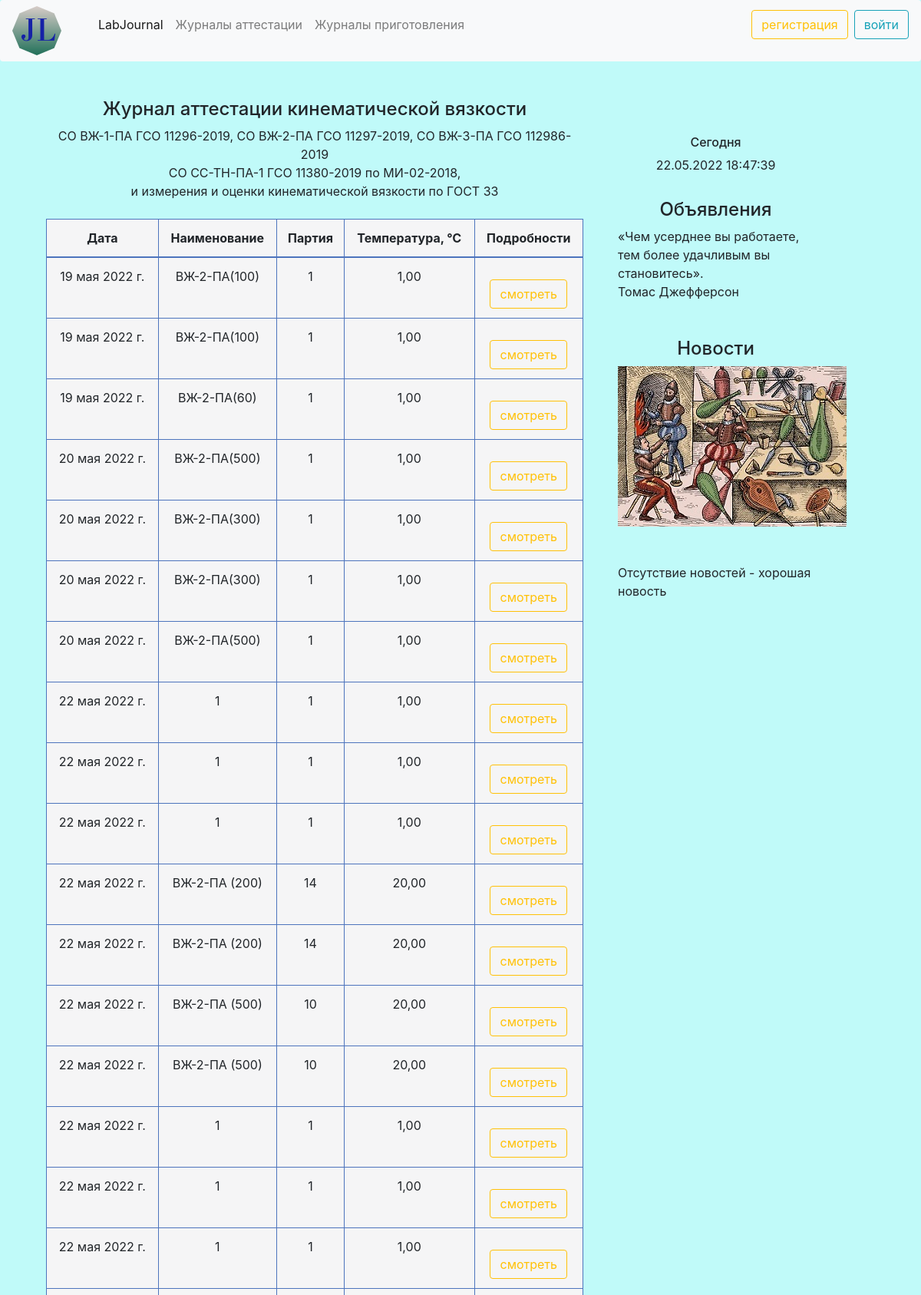
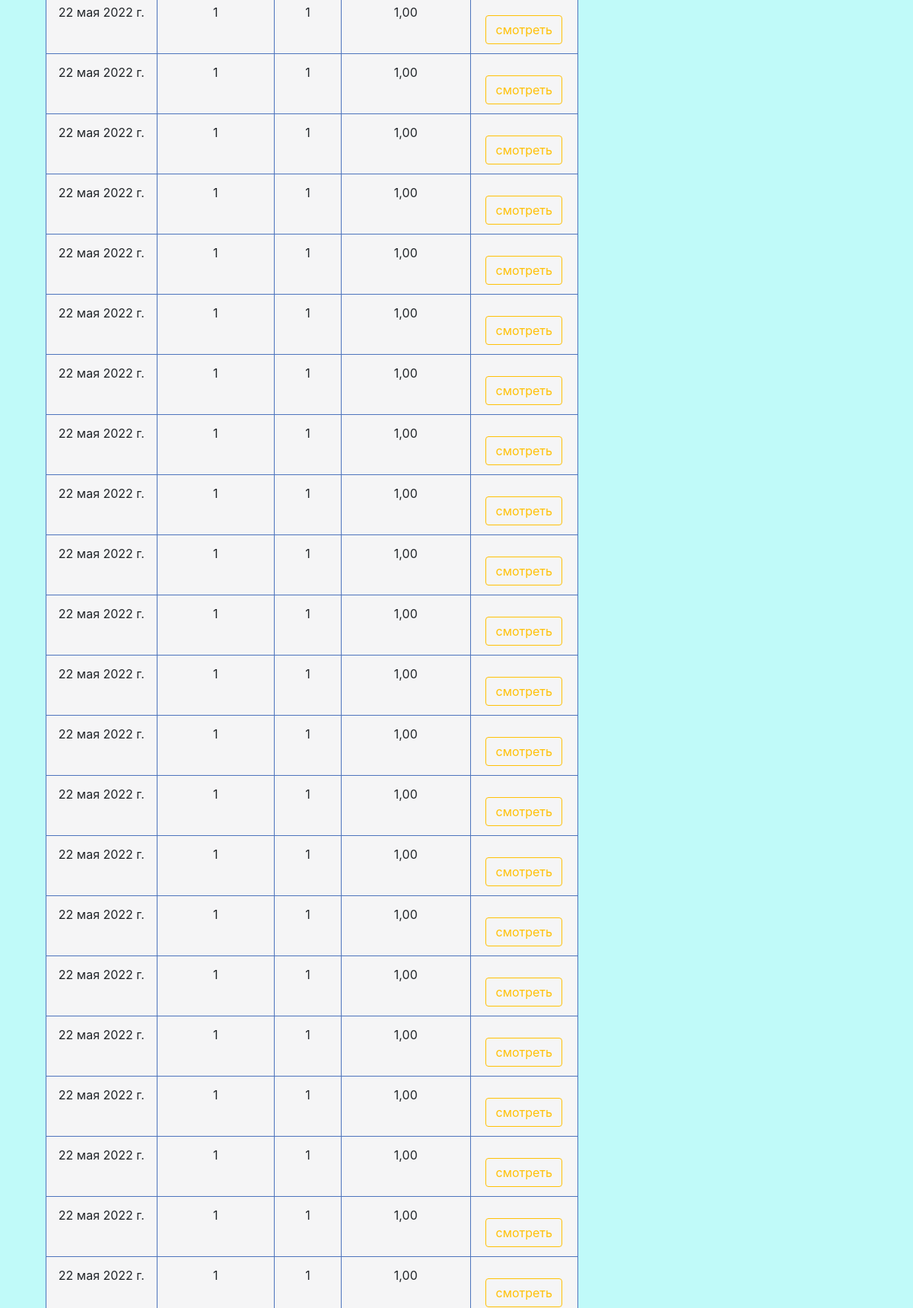
The page /attestationJ/kinematicviscosity/attestation/ (upper part) on the database its author committed (2 pictures, top to bottom).
### kinematicviscosity/models.py (models this page shows, shortened)
class ViscosityMJL(models.Model):
    date = models.DateField('Дата', default=timezone.now)
    name = models.CharField('Наименование', max_length=100, default='0')
    lot = models.CharField('Партия', max_length=100)
    ndocumentoptional = (('ГОСТ 33', 'ГОСТ 33'),
                         ('МИ-01', 'МИ-01'),
                         ('оценка', 'оценка вязкости'))
    ndocument = models.CharField('Метод испытаний', max_length=100, choices=ndocumentoptional, default='МИ-01')
    temperature = models.DecimalField('Температура, ℃', max_digits=5, decimal_places=2, default='0')
    termostatition = models.BooleanField(verbose_name='Термостатировано не менее 20 минут', blank=True)
    temperatureCheck = models.BooleanField(verbose_name='Температура контролируется внешним поверенным термометром', blank=True)
    termometer = models.CharField('Внутренний номер термометра', max_length=10, default='0')
    ViscosimeterNumber1 = models.CharField('Заводской номер вискозиметра № 1', max_length=10, default='0')
    Konstant1 = models.DecimalField('Константа вискозиметра № 1', max_digits=7, decimal_places=6, default='0')
    ViscosimeterNumber2 = models.CharField('Заводской номер вискозиметра № 2', max_length=10, default='0')
    Konstant2 = models.DecimalField('Константа вискозиметра № 2', max_digits=7, decimal_places=6, default='0')
    plustimeminK1T1 = models.DecimalField('Время истечения K1T1, + мин', max_digits=3, decimal_places=0, null=True)
    plustimesekK1T1 = models.DecimalField('Время истечения K1T1, + cек', max_digits=5, decimal_places=2, null=True)
    plustimeminK1T2 = models.DecimalField('Время истечения K1T2, + мин', max_digits=3, decimal_places=0, null=True)
    plustimesekK1T2 = models.DecimalField('Время истечения K1T2, + cек', max_digits=5, decimal_places=2, null=True)
    plustimeminK2T1 = models.DecimalField('Время истечения K2T1, + мин', max_digits=3, decimal_places=0, null=True)
    plustimesekK2T1 = models.DecimalField('Время истечения K2T1, + cек', max_digits=5, decimal_places=2, null=True)
    plustimeminK2T2 = models.DecimalField('Время истечения K2T2, + мин', max_digits=3, decimal_places=0, null=True)
    plustimesekK2T2 = models.DecimalField('Время истечения K2T2, + cек', max_digits=5, decimal_places=2, null=True)
    performer = models.ForeignKey(User, on_delete=models.CASCADE)
    timeK1T1_sec = models.DecimalField('Время истечения K1T1, в секундах', max_digits=7, decimal_places=2, default=0.00, null=True)
    timeK1T2_sec = models.DecimalField('Время истечения K1T2, в секундах', max_digits=7, decimal_places=2, default=0.00, null=True)
    timeK2T1_sec = models.DecimalField('Время истечения K2T1, в секундах', max_digits=7, decimal_places=2, default=0.00, null=True)
    timeK2T2_sec = models.DecimalField('Время истечения K2T2, в секундах', max_digits=7, decimal_places=2, default=0.0, null=True)
    timeK1_avg = models.DecimalField('Время истечения среднее 1, в секундах', max_digits=7, decimal_places=2, default=0.00, null=True)
    timeK2_avg = models.DecimalField('Время истечения среднее 2, в секундах', max_digits=7, decimal_places=2, default=0.00, null=True)
    viscosity1 = models.DecimalField('Вязкость кинематическая 1', max_digits=20, decimal_places=7, default=0.0000000, null=True)
    viscosity2 = models.DecimalField('Вязкость кинематическая 2', max_digits=20, decimal_places=7, default=0.0000000, null=True)
    viscosityAVG = models.DecimalField('Вязкость кинематическая среднее', max_digits=20, decimal_places=7, default=0.0000000, null=True)
    resultMeas = models.CharField('Результат измерений уд/неуд', max_length=100,  default='неудовлетворительно', null=True)
    cause = models.CharField('Причина', max_length=100, default='', null=True)
    delta = models.CharField('Не превышает Δ', max_length=100, null=True)
    termostatition_words = models.CharField('Термостатировано не менее 20 минут - словами', max_length=1, null=True)
    constit = models.CharField(max_length=300, choices=CHOICES, default='Проба содержит октол/нефть', null=True)
    kriteriy = models.DecimalField('Критерий приемлемости измерений', max_digits=2, decimal_places=1, null=True)
    accMeasurement = models.DecimalField('Оценка приемлемости измерений', max_digits=5, decimal_places=1, null=True)
    relerror = models.DecimalField('Относительная  погрешность', max_digits=3, decimal_places=1, null=True, default=0.3)
    abserror = models.FloatField('Абсолютная  погрешность', null=True)
    abserror_text = models.CharField(max_length=300, default='', null=True)
    class Meta:
        verbose_name = 'Измерение кинематической вязкости'
        verbose_name_plural = 'Измерения кинематической вязкости'

### kinematicviscosity/views.py (the view)
# urls.py: path('kinematicviscosity/attestation/', views.AllKinematicviscosityView.as_view(), name='All'),
class AllKinematicviscosityView(View):
    def get(self, request):
        viscosityobjects = ViscosityMJL.objects.all()
        return render(request, 'kinematicviscosity/journal.html', {'viscosityobjects': viscosityobjects})

### kinematicviscosity/templates/kinematicviscosity/journal.html (shortened to what this page needs)
{% extends 'main/base.html' %}
{% block content %}
    <div style="text-align: center;"><h4>Журнал аттестации кинематической вязкости</h4></div>
    <div style="text-align: center;">СО ВЖ-1-ПА ГСО 11296-2019,
        СО ВЖ-2-ПА ГСО 11297-2019, СО ВЖ-3-ПА ГСО 112986-2019</div>
    <div style="text-align: center;">СО СС-ТН-ПА-1 ГСО 11380-2019 по МИ-02-2018,</div>
    <div style="text-align: center;">и измерения и оценки кинематической вязкости по ГОСТ 33</div>
<br>
<table class="table table-bordered">
<thead>
    <tr>
      <th> <div style="text-align: center;"> Дата </div></th>
      <th> <div style="text-align: center;"> Наименование </div></th>
      <th> <div style="text-align: center;"> Партия </div></th>
      <th> <div style="text-align: center;"> Температура, ℃  </div></th>
      <th> <div style="text-align: center;"> Подробности  </div></th>
    </tr>
  </thead>
  <tbody>
{% for obj in viscosityobjects %}
    <tr>
      <td align="center">{{ obj.date }}</td>
      <td align="center"> {{ obj.name }}</td>
      <td align="center"> {{ obj.lot }}</td>
      <td align="center">{{ obj.temperature }}</td>
      <td align="center"><a href="{% url 'Str' obj.id %}"  class="btn btn-outline-warning mt-3">смотреть</a></td>
    </tr>
{% endfor %}
  </tbody>
</table>
{% endblock %}

### main/static/main/css/main.css (style rules this page uses)
body { background: rgba(123, 245, 244, 0.47); }
.table-bordered td, .table-bordered th { border-color: #4d74bd !important; background-color: rgb(245, 245, 246) !important; }

### rows shown on the page
ViscosityMJL: date "19 мая 2022 г.", name "ВЖ-2-ПА(100)", lot "1", temperature "1,00"
ViscosityMJL: date "19 мая 2022 г.", name "ВЖ-2-ПА(100)", lot "1", temperature "1,00"
ViscosityMJL: date "19 мая 2022 г.", name "ВЖ-2-ПА(60)", lot "1", temperature "1,00"
ViscosityMJL: date "20 мая 2022 г.", name "ВЖ-2-ПА(500)", lot "1", temperature "1,00"
ViscosityMJL: date "20 мая 2022 г.", name "ВЖ-2-ПА(300)", lot "1", temperature "1,00"
ViscosityMJL: date "20 мая 2022 г.", name "ВЖ-2-ПА(300)", lot "1", temperature "1,00"
ViscosityMJL: date "20 мая 2022 г.", name "ВЖ-2-ПА(500)", lot "1", temperature "1,00"
ViscosityMJL: date "22 мая 2022 г.", name "1", lot "1", temperature "1,00"
ViscosityMJL: date "22 мая 2022 г.", name "1", lot "1", temperature "1,00"
ViscosityMJL: date "22 мая 2022 г.", name "1", lot "1", temperature "1,00"
ViscosityMJL: date "22 мая 2022 г.", name "ВЖ-2-ПА (200)", lot "14", temperature "20,00"
ViscosityMJL: date "22 мая 2022 г.", name "ВЖ-2-ПА (200)", lot "14", temperature "20,00"
ViscosityMJL: date "22 мая 2022 г.", name "ВЖ-2-ПА (500)", lot "10", temperature "20,00"
ViscosityMJL: date "22 мая 2022 г.", name "ВЖ-2-ПА (500)", lot "10", temperature "20,00"
ViscosityMJL: date "22 мая 2022 г.", name "1", lot "1", temperature "1,00"
ViscosityMJL: date "22 мая 2022 г.", name "1", lot "1", temperature "1,00"
ViscosityMJL: date "22 мая 2022 г.", name "1", lot "1", temperature "1,00"
ViscosityMJL: date "22 мая 2022 г.", name "1", lot "1", temperature "1,00"
ViscosityMJL: date "22 мая 2022 г.", name "1", lot "1", temperature "1,00"
ViscosityMJL: date "22 мая 2022 г.", name "1", lot "1", temperature "1,00"
ViscosityMJL: date "22 мая 2022 г.", name "1", lot "1", temperature "1,00"
ViscosityMJL: date "22 мая 2022 г.", name "1", lot "1", temperature "1,00"
ViscosityMJL: date "22 мая 2022 г.", name "1", lot "1", temperature "1,00"
ViscosityMJL: date "22 мая 2022 г.", name "1", lot "1", temperature "1,00"
ViscosityMJL: date "22 мая 2022 г.", name "1", lot "1", temperature "1,00"
ViscosityMJL: date "22 мая 2022 г.", name "1", lot "1", temperature "1,00"
ViscosityMJL: date "22 мая 2022 г.", name "1", lot "1", temperature "1,00"
ViscosityMJL: date "22 мая 2022 г.", name "1", lot "1", temperature "1,00"
ViscosityMJL: date "22 мая 2022 г.", name "1", lot "1", temperature "1,00"
ViscosityMJL: date "22 мая 2022 г.", name "1", lot "1", temperature "1,00"
ViscosityMJL: date "22 мая 2022 г.", name "1", lot "1", temperature "1,00"
ViscosityMJL: date "22 мая 2022 г.", name "1", lot "1", temperature "1,00"
ViscosityMJL: date "22 мая 2022 г.", name "1", lot "1", temperature "1,00"
ViscosityMJL: date "22 мая 2022 г.", name "1", lot "1", temperature "1,00"
ViscosityMJL: date "22 мая 2022 г.", name "1", lot "1", temperature "1,00"
ViscosityMJL: date "22 мая 2022 г.", name "1", lot "1", temperature "1,00"
ViscosityMJL: date "22 мая 2022 г.", name "1", lot "1", temperature "1,00"
ViscosityMJL: date "22 мая 2022 г.", name "1", lot "1", temperature "1,00"
ViscosityMJL: date "22 мая 2022 г.", name "1", lot "1", temperature "1,00"
